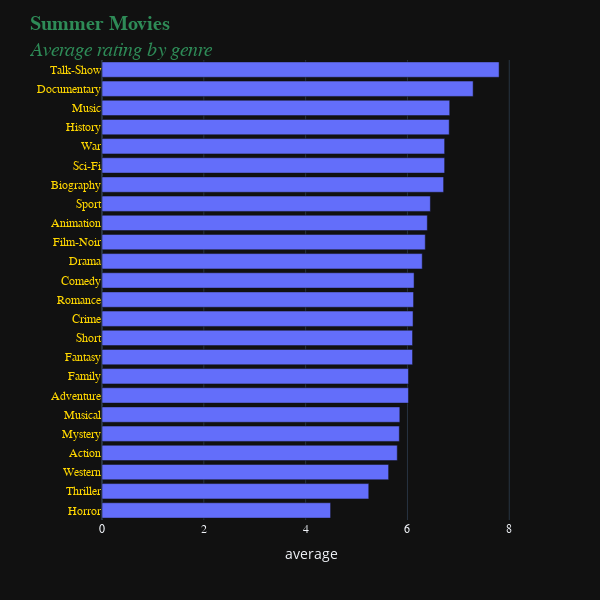

The notebook cell saved with this chart:
### Markdown cell above
"Courier New", "Droid Sans", "Droid Serif", "Droid Sans Mono", "Gravitas
            One", "Old Standard TT", "Open Sans", "Overpass", "PT
            Sans Narrow", "Raleway", "Times New Roman"

### Code cell
fig = px.bar(
    avg_rating,
    x = 'average',
    y = 'genres',
    width=600, height= 600,
    template = 'plotly_dark')
fig.update_yaxes(title_text = '')
fig.update_xaxes(tickfont_family="Arial black")
fig.update_yaxes(tickfont=dict(family="Balto", color = 'gold'))
fig.update_layout(
    title=dict(text="<b>Summer Movies</b><br><i>Average rating by genre</i>", 
               font=dict(size=20, family="Balto", color = 'seagreen')
               )
)
   
fig.show()

### Figure 1 — Plotly figure (JSON) as saved in the notebook; plotly's stock layout.template omitted (floating-point values rounded to 4 significant figures)
{"data": [{"alignmentgroup": "True", "hovertemplate": "average=%{x}<br>genres=%{y}<extra></extra>", "legendgroup": "", "marker": {"color": "#636efa", "pattern": {"shape": ""}}, "name": "", "offsetgroup": "", "orientation": "h", "showlegend": false, "textposition": "auto", "type": "bar", "x": [4.49, 5.24, 5.63, 5.8, 5.84, 5.85, 6.02, 6.02, 6.1, 6.1, 6.11, 6.12, 6.13, 6.29, 6.35, 6.39, 6.45, 6.71, 6.73, 6.73, 6.82, 6.83, 7.29, 7.8], "xaxis": "x", "y": ["Horror", "Thriller", "Western", "Action", "Mystery", "Musical", "Adventure", "Family", "Fantasy", "Short", "Crime", "Romance", "Comedy", "Drama", "Film-Noir", "Animation", "Sport", "Biography", "Sci-Fi", "War", "History", "Music", "Documentary", "Talk-Show"], "yaxis": "y"}], "layout": {"barmode": "relative", "height": 600, "legend": {"tracegroupgap": 0}, "margin": {"t": 60}, "title": {"font": {"color": "seagreen", "family": "Balto", "size": 20}, "text": "<b>Summer Movies</b><br><i>Average rating by genre</i>"}, "width": 600, "xaxis": {"anchor": "y", "domain": [0, 1], "tickfont": {"family": "Arial black"}, "title": {"text": "average"}}, "yaxis": {"anchor": "x", "domain": [0, 1], "tickfont": {"color": "gold", "family": "Balto"}, "title": {"text": ""}}}}
